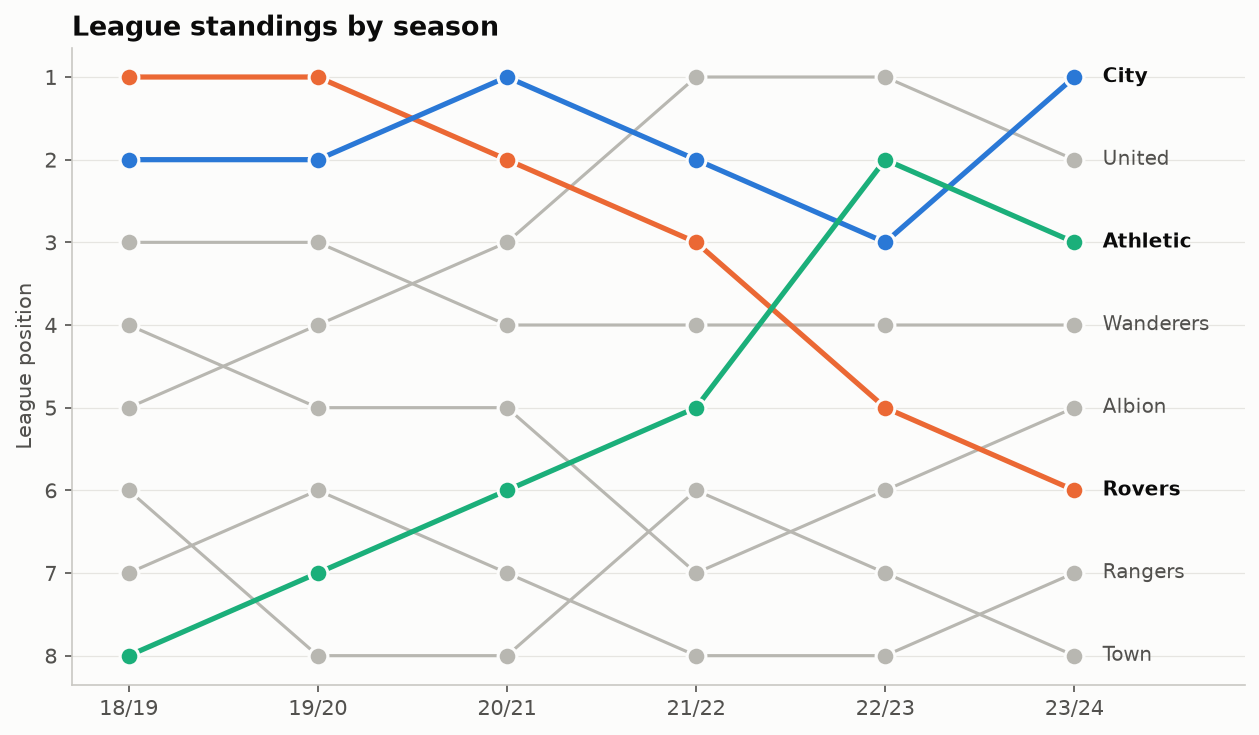

Python code for this plot:
"""
Bump Chart  -  family: Ranking

DESIGN PURPOSE
Plots each item's rank (not its value) over several periods, with rank 1 at
the top. Overtakes and changes in standing are easy to follow even when the
underlying values are close.

WHEN TO USE
  - Track rank changes over several periods (league tables, top-10 charts)
  - Show the ranking itself rather than the gaps between values

AVOID WHEN
  - The size of the gaps between items matters (ranks hide it)
  - There are many items that swap places constantly (spaghetti)

ALTERNATIVES
  - Slope chart (two periods)
  - Line chart of values

EXAMPLE
League position of 8 football clubs over 6 seasons, highlighting 3 clubs.

Run:  python bump_chart.py
"""
import sys
from pathlib import Path

import numpy as np
import pandas as pd
import matplotlib.pyplot as plt

# Library style: categorical colors in fixed order, recessive axes, hairline grid.
PALETTE = ["#2a78d6", "#eb6834", "#1baf7a", "#eda100",
           "#e87ba4", "#008300", "#6250d6", "#e34948"]
SEQ_CMAP = "Blues"      # sequential: one hue, light -> dark
DIV_CMAP = "RdBu_r"     # diverging: two opposite hues, neutral midpoint
GRAY = "#b8b7b1"        # de-emphasised marks
plt.rcParams.update({
    "figure.figsize": (8, 4.8), "figure.dpi": 110, "figure.facecolor": "#fcfcfb",
    "axes.facecolor": "#fcfcfb", "axes.edgecolor": "#c9c8c3", "axes.linewidth": 0.8,
    "axes.spines.top": False, "axes.spines.right": False,
    "axes.grid": True, "grid.color": "#e6e5e1", "grid.linewidth": 0.6, "axes.axisbelow": True,
    "axes.prop_cycle": plt.cycler(color=PALETTE),
    "axes.titlesize": 13, "axes.titleweight": "bold", "axes.titlelocation": "left",
    "axes.labelcolor": "#52514e", "xtick.color": "#52514e", "ytick.color": "#52514e",
    "text.color": "#0b0b0b", "font.size": 10, "lines.linewidth": 2,
    "legend.frameon": False,
})

# --- Example data ------------------------------------------------------------
seasons = ["18/19", "19/20", "20/21", "21/22", "22/23", "23/24"]
ranks = {
    "Rovers":   [1, 1, 2, 3, 5, 6],
    "United":   [5, 4, 3, 1, 1, 2],
    "City":     [2, 2, 1, 2, 3, 1],
    "Athletic": [8, 7, 6, 5, 2, 3],
    "Wanderers":[3, 3, 4, 4, 4, 4],
    "Albion":   [4, 5, 5, 7, 6, 5],
    "Town":     [6, 8, 8, 6, 7, 8],
    "Rangers":  [7, 6, 7, 8, 8, 7],
}
df = pd.DataFrame(ranks, index=seasons)
df

# --- Plot --------------------------------------------------------------------
fig, ax = plt.subplots(figsize=(8.5, 5))
highlight = {"Rovers": PALETTE[1], "Athletic": PALETTE[2], "City": PALETTE[0]}
x = np.arange(len(df))
for team in df.columns:
    color = highlight.get(team, GRAY)
    z, lw = (3, 2.5) if team in highlight else (1, 1.5)
    ax.plot(x, df[team], color=color, linewidth=lw, marker="o", markersize=9,
            markeredgecolor="#fcfcfb", markeredgewidth=1.5, zorder=z)
    ax.text(x[-1] + 0.15, df[team].iloc[-1], team, va="center", fontsize=9.5,
            color="#0b0b0b" if team in highlight else "#52514e",
            weight="bold" if team in highlight else "normal")
ax.set_yticks(range(1, 9))
ax.invert_yaxis()
ax.set_xticks(x, df.index)
ax.set_xlim(-0.3, len(df) - 0.1)
ax.set_ylabel("League position")
ax.set_title("League standings by season")
ax.grid(axis="x", visible=False)
fig.tight_layout()

# --- Save / show -------------------------------------------------------------
out = Path(__file__).with_name(Path(__file__).stem + ".png")
fig.savefig(out, dpi=150, bbox_inches="tight")
print(f"saved {out}")
if "--no-show" not in sys.argv:
    plt.show()
